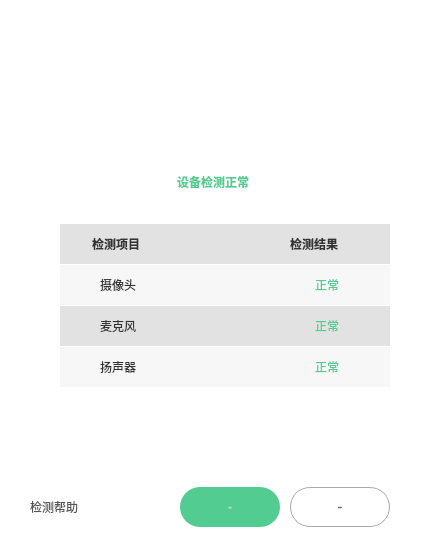
     <widget class="QWidget" name="page_result">
      <property name="styleSheet">
       <string notr="true">	background-color: rgb(255,255,255);</string>
      </property>
      <layout class="QGridLayout" name="gridLayout_7">
       <property name="leftMargin">
        <number>0</number>
       </property>
       <property name="topMargin">
        <number>112</number>
       </property>
       <property name="rightMargin">
        <number>0</number>
       </property>
       <property name="bottomMargin">
        <number>20</number>
       </property>
       <property name="spacing">
        <number>0</number>
       </property>
       <item row="0" column="0">
        <layout class="QVBoxLayout" name="verticalLayout_10">
         <property name="spacing">
          <number>0</number>
         </property>
         <item>
          <layout class="QHBoxLayout" name="horizontalLayout_31">
           <property name="spacing">
            <number>0</number>
           </property>
           <property name="leftMargin">
            <number>201</number>
           </property>
           <item>
            <widget class="QLabel" name="label_result">
             <property name="minimumSize">
              <size>
               <width>48</width>
               <height>48</height>
              </size>
             </property>
             <property name="maximumSize">
              <size>
               <width>48</width>
               <height>48</height>
              </size>
             </property>
             <property name="styleSheet">
              <string notr="true">border-image:url(:/ctrl/img/ctrl/Dev_Sucess.png)</string>
             </property>
             <property name="text">
              <string/>
             </property>
            </widget>
           </item>
           <item>
            <spacer name="horizontalSpacer_14">
             <property name="orientation">
              <enum>Qt::Horizontal</enum>
             </property>
             <property name="sizeHint" stdset="0">
              <size>
               <width>40</width>
               <height>20</height>
              </size>
             </property>
            </spacer>
           </item>
          </layout>
         </item>
         <item>
          <spacer name="verticalSpacer_20">
           <property name="orientation">
            <enum>Qt::Vertical</enum>
           </property>
           <property name="sizeType">
            <enum>QSizePolicy::Fixed</enum>
           </property>
           <property name="sizeHint" stdset="0">
            <size>
             <width>20</width>
             <height>12</height>
            </size>
           </property>
          </spacer>
         </item>
         <item>
          <layout class="QHBoxLayout" name="horizontalLayout_32">
           <property name="spacing">
            <number>0</number>
           </property>
           <property name="leftMargin">
            <number>177</number>
           </property>
           <item>
            <widget class="QLabel" name="label_title">
             <property name="styleSheet">
              <string notr="true">color:rgba(82,204,144,1);
font: 16px &quot;微软雅黑&quot;;
font-weight:500;</string>
             </property>
             <property name="text">
              <string>设备检测正常</string>
             </property>
            </widget>
           </item>
           <item>
            <spacer name="horizontalSpacer_7">
             <property name="orientation">
              <enum>Qt::Horizontal</enum>
             </property>
             <property name="sizeHint" stdset="0">
              <size>
               <width>40</width>
               <height>20</height>
              </size>
             </property>
            </spacer>
           </item>
          </layout>
         </item>
         <item>
          <spacer name="verticalSpacer_21">
           <property name="orientation">
            <enum>Qt::Vertical</enum>
           </property>
           <property name="sizeType">
            <enum>QSizePolicy::Fixed</enum>
           </property>
           <property name="sizeHint" stdset="0">
            <size>
             <width>20</width>
             <height>32</height>
            </size>
           </property>
          </spacer>
         </item>
         <item>
          <layout class="QHBoxLayout" name="horizontalLayout_33">
           <property name="spacing">
            <number>0</number>
           </property>
           <property name="leftMargin">
            <number>60</number>
           </property>
           <item>
            <layout class="QGridLayout" name="gridLayout_6">
             <property name="horizontalSpacing">
              <number>0</number>
             </property>
             <property name="verticalSpacing">
              <number>1</number>
             </property>
             <item row="0" column="0">
              <widget class="QWidget" name="widget" native="true">
               <property name="minimumSize">
                <size>
                 <width>330</width>
                 <height>40</height>
                </size>
               </property>
               <property name="maximumSize">
                <size>
                 <width>330</width>
                 <height>40</height>
                </size>
               </property>
               <property name="styleSheet">
                <string notr="true">background:rgba(226,226,226,1);</string>
               </property>
               <layout class="QHBoxLayout" name="horizontalLayout_14">
                <property name="spacing">
                 <number>0</number>
                </property>
                <property name="leftMargin">
                 <number>32</number>
                </property>
                <property name="rightMargin">
                 <number>40</number>
                </property>
                <item>
                 <widget class="QLabel" name="label_23">
                  <property name="minimumSize">
                   <size>
                    <width>60</width>
                    <height>16</height>
                   </size>
                  </property>
                  <property name="maximumSize">
                   <size>
                    <width>56</width>
                    <height>16</height>
                   </size>
                  </property>
                  <property name="styleSheet">
                   <string notr="true">color:rgba(51,51,51,1);
font: 14px &quot;微软雅黑&quot;;
font-weight:500;</string>
                  </property>
                  <property name="text">
                   <string>检测项目</string>
                  </property>
                 </widget>
                </item>
                <item>
                 <spacer name="horizontalSpacer_16">
                  <property name="orientation">
                   <enum>Qt::Horizontal</enum>
                  </property>
                  <property name="sizeHint" stdset="0">
                   <size>
                    <width>135</width>
                    <height>19</height>
                   </size>
                  </property>
                 </spacer>
                </item>
                <item>
                 <widget class="QLabel" name="label_27">
                  <property name="minimumSize">
                   <size>
                    <width>60</width>
                    <height>16</height>
                   </size>
                  </property>
                  <property name="maximumSize">
                   <size>
                    <width>60</width>
                    <height>16</height>
                   </size>
                  </property>
                  <property name="styleSheet">
                   <string notr="true">color:rgba(51,51,51,1);
font: 14px &quot;微软雅黑&quot;;
font-weight:500;</string>
                  </property>
                  <property name="text">
                   <string>检测结果</string>
                  </property>
                 </widget>
                </item>
               </layout>
              </widget>
             </item>
             <item row="1" column="0">
              <widget class="QWidget" name="widget_2" native="true">
               <property name="minimumSize">
                <size>
                 <width>330</width>
                 <height>40</height>
                </size>
               </property>
               <property name="maximumSize">
                <size>
                 <width>330</width>
                 <height>40</height>
                </size>
               </property>
               <property name="styleSheet">
                <string notr="true">background:rgba(247,247,247,1);</string>
               </property>
               <layout class="QHBoxLayout" name="horizontalLayout_15">
                <property name="spacing">
                 <number>0</number>
                </property>
                <property name="leftMargin">
                 <number>40</number>
                </property>
                <property name="topMargin">
                 <number>9</number>
                </property>
                <property name="rightMargin">
                 <number>40</number>
                </property>
                <item>
                 <widget class="QLabel" name="label_24">
                  <property name="minimumSize">
                   <size>
                    <width>56</width>
                    <height>16</height>
                   </size>
                  </property>
                  <property name="maximumSize">
                   <size>
                    <width>60</width>
                    <height>16</height>
                   </size>
                  </property>
                  <property name="styleSheet">
                   <string notr="true">color:rgba(51,51,51,1);
font: 14px &quot;微软雅黑&quot;;</string>
                  </property>
                  <property name="text">
                   <string>摄像头</string>
                  </property>
                 </widget>
                </item>
                <item>
                 <spacer name="horizontalSpacer_17">
                  <property name="orientation">
                   <enum>Qt::Horizontal</enum>
                  </property>
                  <property name="sizeHint" stdset="0">
                   <size>
                    <width>132</width>
                    <height>19</height>
                   </size>
                  </property>
                 </spacer>
                </item>
                <item>
                 <widget class="QLabel" name="label_ico_camera">
                  <property name="minimumSize">
                   <size>
                    <width>24</width>
                    <height>24</height>
                   </size>
                  </property>
                  <property name="maximumSize">
                   <size>
                    <width>24</width>
                    <height>24</height>
                   </size>
                  </property>
                  <property name="styleSheet">
                   <string notr="true">border-image:url(:/ctrl/img/ctrl/Dev_Scuess.png);</string>
                  </property>
                  <property name="text">
                   <string/>
                  </property>
                 </widget>
                </item>
                <item>
                 <widget class="QLabel" name="label_ico_c">
                  <property name="minimumSize">
                   <size>
                    <width>35</width>
                    <height>16</height>
                   </size>
                  </property>
                  <property name="maximumSize">
                   <size>
                    <width>56</width>
                    <height>16</height>
                   </size>
                  </property>
                  <property name="styleSheet">
                   <string notr="true">color:rgba(82,204,144,1);
font: 16px &quot;微软雅黑&quot;;</string>
                  </property>
                  <property name="text">
                   <string>正常</string>
                  </property>
                 </widget>
                </item>
               </layout>
              </widget>
             </item>
             <item row="2" column="0">
              <widget class="QWidget" name="widget_3" native="true">
               <property name="minimumSize">
                <size>
                 <width>330</width>
                 <height>40</height>
                </size>
               </property>
               <property name="maximumSize">
                <size>
                 <width>330</width>
                 <height>40</height>
                </size>
               </property>
               <property name="styleSheet">
                <string notr="true">background:rgba(226,226,226,1);</string>
               </property>
               <layout class="QHBoxLayout" name="horizontalLayout_16">
                <property name="spacing">
                 <number>0</number>
                </property>
                <property name="leftMargin">
                 <number>40</number>
                </property>
                <property name="rightMargin">
                 <number>40</number>
                </property>
                <item>
                 <widget class="QLabel" name="label_25">
                  <property name="minimumSize">
                   <size>
                    <width>56</width>
                    <height>16</height>
                   </size>
                  </property>
                  <property name="maximumSize">
                   <size>
                    <width>60</width>
                    <height>16</height>
                   </size>
                  </property>
                  <property name="styleSheet">
                   <string notr="true">color:rgba(51,51,51,1);
font: 14px &quot;微软雅黑&quot;;</string>
                  </property>
                  <property name="text">
                   <string>麦克风</string>
                  </property>
                 </widget>
                </item>
                <item>
                 <spacer name="horizontalSpacer_18">
                  <property name="orientation">
                   <enum>Qt::Horizontal</enum>
                  </property>
                  <property name="sizeHint" stdset="0">
                   <size>
                    <width>197</width>
                    <height>19</height>
                   </size>
                  </property>
                 </spacer>
                </item>
                <item>
                 <widget class="QLabel" name="label_ico_mic">
                  <property name="minimumSize">
                   <size>
                    <width>24</width>
                    <height>24</height>
                   </size>
                  </property>
                  <property name="maximumSize">
                   <size>
                    <width>24</width>
                    <height>24</height>
                   </size>
                  </property>
                  <property name="styleSheet">
                   <string notr="true">border-image:url(:/ctrl/img/ctrl/Dev_Scuess.png);</string>
                  </property>
                  <property name="text">
                   <string/>
                  </property>
                 </widget>
                </item>
                <item>
                 <widget class="QLabel" name="label_ico_m">
                  <property name="minimumSize">
                   <size>
                    <width>35</width>
                    <height>16</height>
                   </size>
                  </property>
                  <property name="maximumSize">
                   <size>
                    <width>56</width>
                    <height>16</height>
                   </size>
                  </property>
                  <property name="styleSheet">
                   <string notr="true">color:rgba(82,204,144,1);
font: 16px &quot;微软雅黑&quot;;</string>
                  </property>
                  <property name="text">
                   <string>正常</string>
                  </property>
                 </widget>
                </item>
               </layout>
              </widget>
             </item>
             <item row="3" column="0">
              <widget class="QWidget" name="widget_4" native="true">
               <property name="minimumSize">
                <size>
                 <width>330</width>
                 <height>40</height>
                </size>
               </property>
               <property name="maximumSize">
                <size>
                 <width>330</width>
                 <height>40</height>
                </size>
               </property>
               <property name="styleSheet">
                <string notr="true">background:rgba(247,247,247,1);</string>
               </property>
               <layout class="QHBoxLayout" name="horizontalLayout_17">
                <property name="spacing">
                 <number>0</number>
                </property>
                <property name="leftMargin">
                 <number>40</number>
                </property>
                <property name="rightMargin">
                 <number>40</number>
                </property>
                <item>
                 <widget class="QLabel" name="label_26">
                  <property name="minimumSize">
                   <size>
                    <width>56</width>
                    <height>16</height>
                   </size>
                  </property>
                  <property name="maximumSize">
                   <size>
                    <width>60</width>
                    <height>16</height>
                   </size>
                  </property>
                  <property name="styleSheet">
                   <string notr="true">color:rgba(51,51,51,1);
font: 14px &quot;微软雅黑&quot;;</string>
                  </property>
                  <property name="text">
                   <string>扬声器</string>
                  </property>
                 </widget>
                </item>
                <item>
                 <spacer name="horizontalSpacer_19">
                  <property name="orientation">
                   <enum>Qt::Horizontal</enum>
                  </property>
                  <property name="sizeHint" stdset="0">
                   <size>
                    <width>197</width>
                    <height>19</height>
                   </size>
                  </property>
                 </spacer>
                </item>
                <item>
                 <widget class="QLabel" name="label_ico_speak">
                  <property name="minimumSize">
                   <size>
                    <width>24</width>
                    <height>24</height>
                   </size>
                  </property>
                  <property name="maximumSize">
                   <size>
                    <width>24</width>
                    <height>24</height>
                   </size>
                  </property>
                  <property name="styleSheet">
                   <string notr="true">border-image:url(:/ctrl/img/ctrl/Dev_Scuess.png);</string>
                  </property>
                  <property name="text">
                   <string/>
                  </property>
                 </widget>
                </item>
                <item>
                 <widget class="QLabel" name="label_ico_s">
                  <property name="minimumSize">
                   <size>
                    <width>35</width>
                    <height>16</height>
                   </size>
                  </property>
                  <property name="maximumSize">
                   <size>
                    <width>56</width>
                    <height>16</height>
                   </size>
                  </property>
                  <property name="styleSheet">
                   <string notr="true">color:rgba(82,204,144,1);
font: 16px &quot;微软雅黑&quot;;</string>
                  </property>
                  <property name="text">
                   <string>正常</string>
                  </property>
                 </widget>
                </item>
               </layout>
              </widget>
             </item>
            </layout>
           </item>
           <item>
            <spacer name="horizontalSpacer_32">
             <property name="orientation">
              <enum>Qt::Horizontal</enum>
             </property>
             <property name="sizeHint" stdset="0">
              <size>
               <width>40</width>
               <height>20</height>
              </size>
             </property>
            </spacer>
           </item>
          </layout>
         </item>
         <item>
          <spacer name="verticalSpacer_22">
           <property name="orientation">
            <enum>Qt::Vertical</enum>
           </property>
           <property name="sizeHint" stdset="0">
            <size>
             <width>20</width>
             <height>100</height>
            </size>
           </property>
          </spacer>
         </item>
         <item>
          <layout class="QHBoxLayout" name="horizontalLayout_18">
           <property name="spacing">
            <number>10</number>
           </property>
           <property name="leftMargin">
            <number>30</number>
           </property>
           <property name="rightMargin">
            <number>40</number>
           </property>
           <item>
            <widget class="CDisEnablePushButton" name="pushButton_help">
             <property name="styleSheet">
              <string notr="true">color:rgba(85,85,85,1);
font: 14px &quot;微软雅黑&quot;;
border:0px;</string>
             </property>
             <property name="text">
              <string>检测帮助</string>
             </property>
             <property name="icon">
              <iconset resource="../../VLive/VLive.qrc">
               <normaloff>:/ctrl/img/ctrl/Dev_help.png</normaloff>:/ctrl/img/ctrl/Dev_help.png</iconset>
             </property>
             <property name="iconSize">
              <size>
               <width>22</width>
               <height>22</height>
              </size>
             </property>
             <property name="autoDefault">
              <bool>false</bool>
             </property>
             <property name="default">
              <bool>false</bool>
             </property>
            </widget>
           </item>
           <item>
            <spacer name="horizontalSpacer_20">
             <property name="orientation">
              <enum>Qt::Horizontal</enum>
             </property>
             <property name="sizeHint" stdset="0">
              <size>
               <width>40</width>
               <height>20</height>
              </size>
             </property>
            </spacer>
           </item>
           <item>
            <widget class="QPushButton" name="pushButton_GoClass">
             <property name="enabled">
              <bool>true</bool>
             </property>
             <property name="minimumSize">
              <size>
               <width>100</width>
               <height>40</height>
              </size>
             </property>
             <property name="maximumSize">
              <size>
               <width>100</width>
               <height>40</height>
              </size>
             </property>
             <property name="font">
              <font>
               <family>微软雅黑</family>
               <pointsize>-1</pointsize>
               <weight>50</weight>
               <italic>false</italic>
               <bold>false</bold>
              </font>
             </property>
             <property name="styleSheet">
              <string notr="true">QPushButton{	
font: 14px &quot;微软雅黑&quot;;
	color: rgb(255, 255, 255);
	border:0px;
	border-radius:20px;
	background-color: rgb(82, 204, 144);
}

QPushButton:hover{
	color: rgb(255, 255, 255);
	border:0px;
	border-radius:20px;
	background-color: rgb(52, 184, 119);
}

QPushButton:!enabled{
	color: rgb(255, 255, 255);
	border:0px;
	border-radius:20px;	
	background-color: rgb(220, 244, 232);
}

</string>
             </property>
             <property name="text">
              <string>去上课</string>
             </property>
            </widget>
           </item>
           <item>
            <widget class="QPushButton" name="pushButton_ReDevTesting">
             <property name="enabled">
              <bool>true</bool>
             </property>
             <property name="minimumSize">
              <size>
               <width>100</width>
               <height>40</height>
              </size>
             </property>
             <property name="maximumSize">
              <size>
               <width>100</width>
               <height>40</height>
              </size>
             </property>
             <property name="font">
              <font>
               <family>微软雅黑</family>
               <pointsize>-1</pointsize>
               <weight>50</weight>
               <italic>false</italic>
               <bold>false</bold>
              </font>
             </property>
             <property name="styleSheet">
              <string notr="true">QPushButton{	
font: 14px &quot;微软雅黑&quot;;
	color:rgba(85,85,85,1);
	border:1px solid rgba(170,170,170,1);
	border-radius:20px;

}

QPushButton:hover{

	color: rgb(68, 68, 68);
	border: 1px solid rgb(196, 196, 196);
	border-radius:20px;
	background-color: rgb(239, 239, 239);
}

QPushButton:!enabled{
	color: rgb(255, 255, 255);
	border:0px;
	border-radius:20px;	
	background-color: rgb(220, 244, 232);
}

</string>
             </property>
             <property name="text">
              <string>重新检测</string>
             </property>
            </widget>
           </item>
          </layout>
         </item>
        </layout>
       </item>
      </layout>
     </widget>
